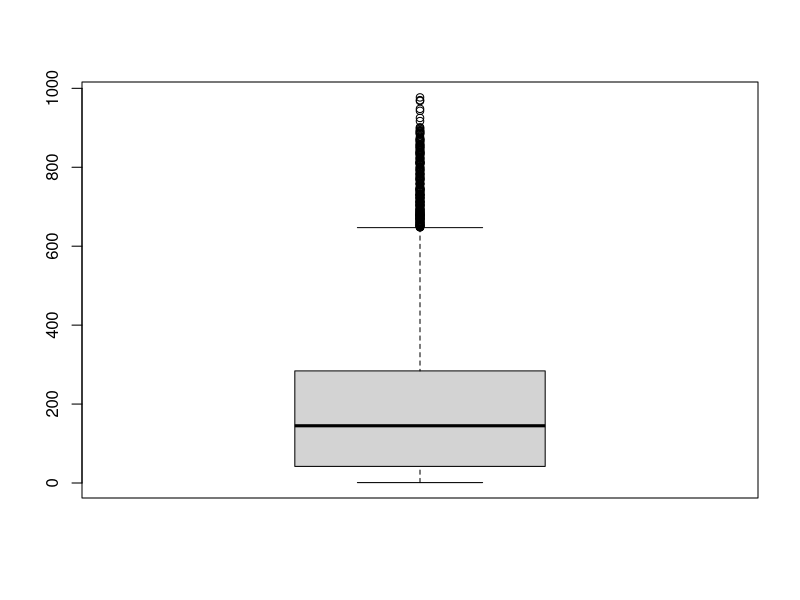
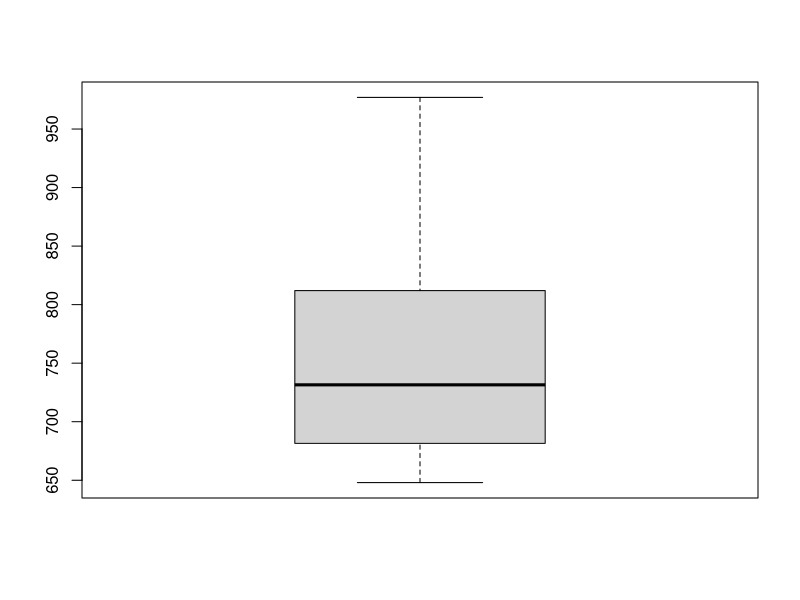
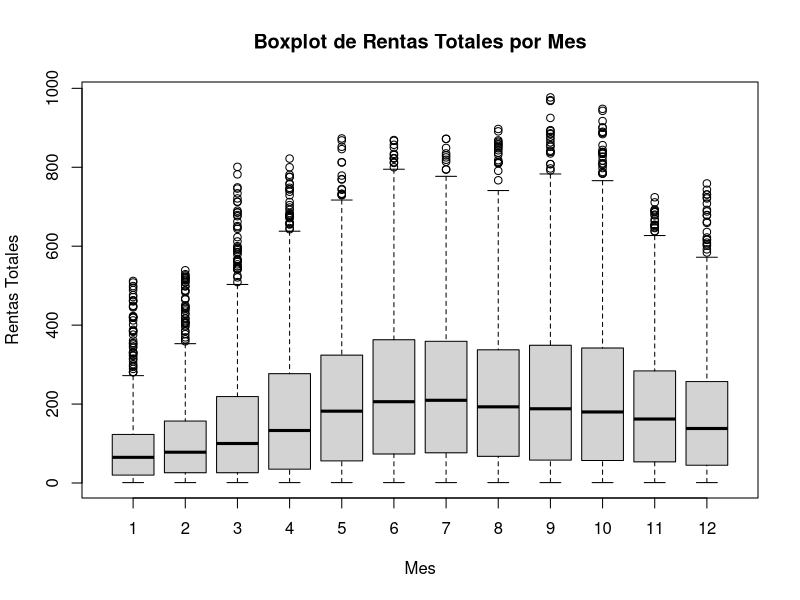
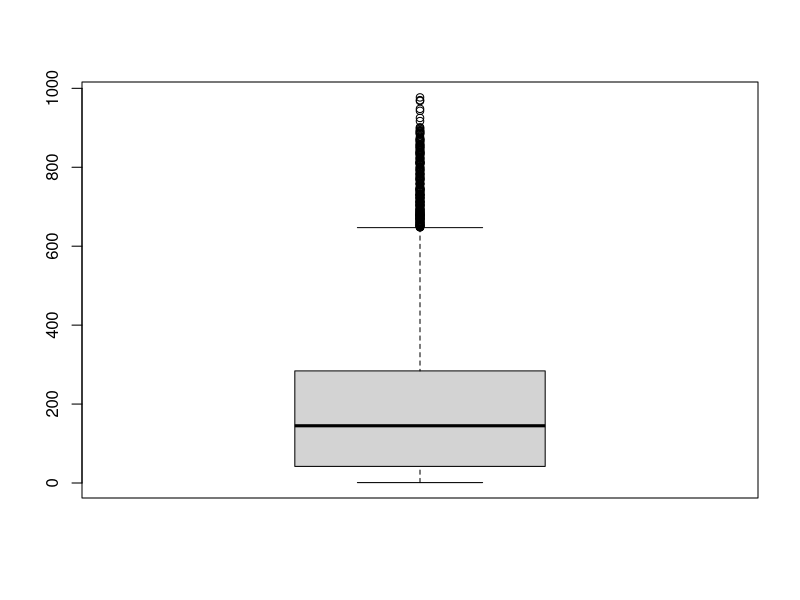

The R script that drew these images, in order: (Note: this script raises an error after producing the figures.)
# TRABAJO DE NIMER LOPEZ Y ANDREY RODRIGUEZ, TRABAJO DE MINERIA DE DATOS.

# Vamos a cargar las librerias necesarias
getwd()
setwd()

library(zoo)
library(dplyr)
library(ggplot2)
library(readxl)


#llama al archivo excel
data <- read_excel("Files/rentadebicis.xlsx")


#Obtiene informacion de las columnas y datos
head(data)
class(data)
names(data)
glimpse(data)
str(data)
dim(data)
colnames(data)

View(data)

# Con esto se obtine un resumen estadístico de variables numéricas
summary(data)


# Verifica la cantidad de valores nulos por columna
# Con ese comando se verifico que no se encontraron valores nulos en ninguna columna
colSums(is.na(data))


# Esta linea elimina la hora por que no me proporciona ningun dato importante al analisis de datos, podemos volver a verificar que se elimino la colunma de hora.
data <- data[, !colnames(data) %in% c("hora")]


# Valores normales antes de ser procesados
datosx <- data

# Vemos un grafico de los valores atipicos
boxplot(datosx$rentas_totales) 

# Calcula el rango intercuartílico
Q1 <- quantile(datosx$rentas_totales, 0.25)
Q3 <- quantile(datosx$rentas_totales, 0.75)
IQR_val <- Q3 - Q1

# Identifica valores atípicos
lower <- Q1 - 1.5 * IQR_val
upper <- Q3 + 1.5 * IQR_val
outliers <- data[datosx$rentas_totales < lower | datosx$rentas_totales > upper, ]

# Imprime los valores atípicos
print(outliers)
View(outliers)
outliers_values <- as.numeric(outliers$rentas_totales)
#valores atipicos procesados
boxplot(outliers$rentas_totales) 
# Esto va a crear un gráfico de caja de rentas totales por mes
boxplot(rentas_totales ~ mes, data = datosx, 
        xlab = "Mes", ylab = "Rentas Totales",
        main = "Boxplot de Rentas Totales por Mes")



# Esto va a crear un gráfico de caja de rentas totales
boxplot(data$rentas_totales) 

# Esto va a crear un gráfico de caja de rentas totales por mes
boxplot(rentas_totales ~ mes, data = datos, 
        xlab = "Mes", ylab = "Rentas Totales",
        main = "Boxplot de Rentas Totales por Mes")


# Esto calcula la media de la concentración
media_concentracion <- mean(data$rentas_totales)

# Esto calcula la mediana de la concentración
mediana_concentracion <- median(data$rentas_totales)

# Esto calcula la desviación estándar
desviacion_estandar <- sd(data$rentas_totales)

# Ahora imprimo los resultados
cat("Media de Concentración:", media_concentracion, "\n")
cat("Mediana de Concentración:", mediana_concentracion, "\n")
# Ahora la desviación estándar
cat("Desviación estándar:", desviacion_estandar, "\n")




#Imputacion

#Como son muchos valores se decidio hacer un cambio a los valores y aplicar la Imputación por la media o mediana

# Imputar valores faltantes por la mediana
datosx$rentas_totales <- na.aggregate(datosx$rentas_totales, FUN = median)

# Verificar que los valores faltantes se hayan imputado
View(datosx)
# Valores con la imputacion
boxplot(datosx$rentas_totales)


# En este diagrama se observan las rentas por mes
datosx$Nombre_Mes <- factor(datosx$mes, labels = c("Enero", "Febrero", "Marzo", "Abril", "Mayo", "Junio", "Julio", "Agosto", "Septiembre", "Octubre", "Noviembre", "Diciembre"))
ggplot(datosx, aes(x = Nombre_Mes, y = rentas_totales, fill = Nombre_Mes)) +
  geom_bar(stat = "identity") +
  labs(title = "Rentas por mes",
       x = "Meses",
       y = "Ventas") +
  theme_minimal() +
  coord_flip()


# En este diagrama se observan las rentas por estacion
ggplot(datosx, aes(x = "", y = rentas_totales, fill = factor(estacion))) +
  geom_bar(stat = "identity", width = 1) +
  coord_polar("y", start = 0) +
  labs(title = "Rentas totales por estación",
       fill = "Estación",
       x = NULL,
       y = NULL) +
  theme_minimal() +
  theme(axis.text.x = element_blank())


# En este diagrama se observan las rentas por año
ggplot(datosx, aes(x = "", y = rentas_totales, fill = factor(año))) +
  geom_bar(stat = "identity", width = 1) +
  coord_polar("y", start = 0) +
  labs(title = "Rentas Totales por Año",
       fill = "Año",
       x = NULL,
       y = NULL) +
  theme_minimal() +
  theme(axis.text.x = element_blank(),
        legend.title = element_text(size = 12),
        plot.title = element_text(hjust = 0.5, size = 16, face = "bold"),
        plot.subtitle = element_text(size = 14),
        plot.caption = element_text(size = 10),
        legend.text = element_text(size = 12),
        legend.position = "top",
        axis.text = element_text(size = 12),
        axis.title = element_text(size = 14)) +
  scale_fill_brewer(palette = "Set3")


# Análisis Univariable
# Resumen estadístico de la variable 'rentas_totales'
summary(data$rentas_totales)

# Histograma de 'rentas_totales'
hist(data$rentas_totales, main = "Distribución de Rentas Totales", xlab = "Rentas Totales")

# Boxplot de 'rentas_totales'
boxplot(data$rentas_totales, main = "Boxplot de Rentas Totales", ylab = "Rentas Totales")


# Análisis Bivariable
# Diagrama de dispersión para ver la relación entre 'rentas_totales' y 'mes'
plot(data$mes, data$rentas_totales, xlab = "Mes", ylab = "Rentas Totales", main = "Relación entre Mes y Rentas Totales")

# Correlación entre 'rentas_totales' y 'mes'
correlation <- cor(data$mes, data$rentas_totales)
cat("Correlación entre Mes y Rentas Totales:", correlation, "\n")

# Con esto estamos haciendo un analisis de correlacion de todos los datos
df<-datosx 
df$Species<-NULL
cor(df)





